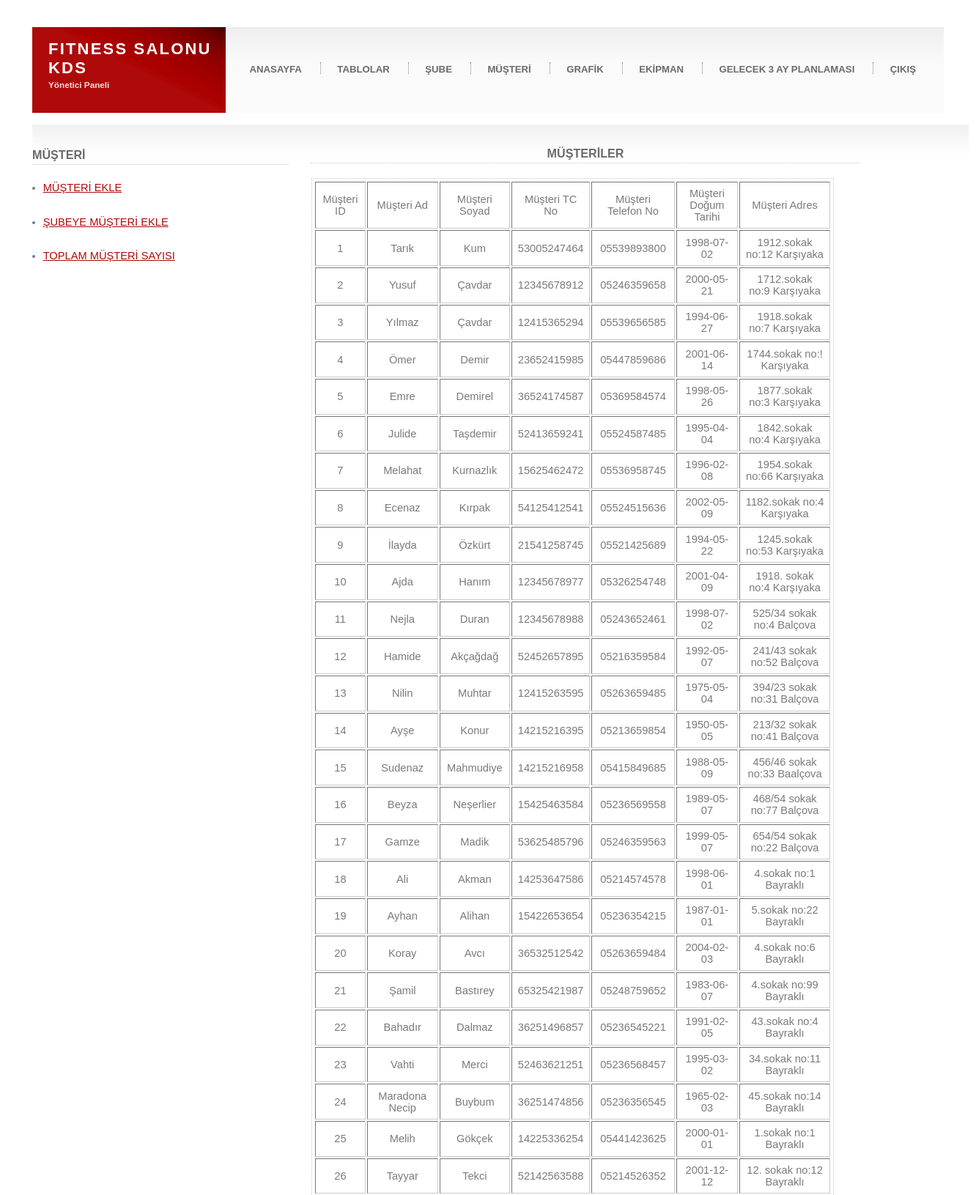
/fitness_kds/musteri.php (upper part), run on the app's committed database.
### tables this page shows
CREATE TABLE IF NOT EXISTS `musteri` (
  `m_id` int(11) NOT NULL,
  `c_id` int(11) NOT NULL,
  `m_ad` varchar(255) NOT NULL,
  `m_soyad` varchar(255) NOT NULL,
  `m_tcno` varchar(11) NOT NULL,
  `m_telno` varchar(11) NOT NULL,
  `m_dogum_tarihi` date NOT NULL,
  `m_adres` varchar(255) NOT NULL,
  PRIMARY KEY (`m_id`),
  KEY `c_id` (`c_id`)
);

### fitness_kds/musteri.php (the view, shortened to what this page needs)
<?php
$db = new PDO("mysql:host=localhost; dbname=fitness_sube_kds; charset=utf8", 'root' , '');
?>
<!DOCTYPE html >
<html lang="turkish">
<head>
    <link href="default.css" rel="stylesheet" type="text/css" />
</head>
<body>
    <div id="outer">
        <div id="header">
            <h1><a href="#">FITNESS SALONU KDS</a></h1>
            <h2>Yönetici Paneli</h2>
        </div>
        <div id="menu">
            <ul>
                <li class="first"><a href="index.php">ANASAYFA</a></li>
                <li><a href="tablolar.php">TABLOLAR</a></li>
                <li><a href="sube.php">ŞUBE</a></li>
                <li><a href="musteri.php">MÜŞTERİ</a></li>
                <li><a href="grafik.php">GRAFİK</a></li>
                <li><a href="ekipman.php">EKİPMAN</a></li>
                <li><a href="gelecek.php">GELECEK 3 AY PLANLAMASI</a></li>
                <li><a href="giris.php">ÇIKIŞ</a></li>
            </ul>
        </div></br>
        <?php
        $sorgu=$db->prepare('SELECT * FROM musteri');
        $sorgu->execute();
        $musteri=$sorgu-> fetchAll(PDO::FETCH_OBJ);
        ?>
        <div id="content">
                <div id="secondContent" style="width:350px"></br></br>
                    <h3>MÜŞTERİ</h3>
                    <ul>
                        <li><a href="musteriekle.php">MÜŞTERİ EKLE</a></li></br>
                        <li><a href="musterisubeekle.php">ŞUBEYE MÜŞTERİ EKLE</a></li></br>
                        <li><a href="top_mus_say.php">TOPLAM MÜŞTERİ SAYISI</a></li></br>
                    </ul>
                </div>
                <div id="firstContent" style="width:750px">
                    <h3 align="center">MÜŞTERİLER</h3>
                    <table table border="5" cellpadding="2" style="float:right width:750px">
                    <tr>
                    <td>Müşteri ID</td>
                    <td>Müşteri Ad</td>
                    <td>Müşteri Soyad</td>
                    <td>Müşteri TC No</td>
                    <td>Müşteri Telefon No</td>
                    <td>Müşteri Doğum Tarihi</td>
                    <td>Müşteri Adres</td>
                    </tr>
                    <?php
                    foreach($musteri as $mstr){?>
                        <tr>
                        <td><?= $mstr->m_id ?></td>
                        <td><?= $mstr->m_ad ?></td>
                        <td><?= $mstr->m_soyad ?></td>
                        <td><?= $mstr->m_tcno ?></td>
                        <td><?= $mstr->m_telno ?></td>
                        <td><?= $mstr->m_dogum_tarihi ?></td>
                        <td><?= $mstr->m_adres ?></td>
                        </tr>
                    <?php } ?>
                    </table>
                </div>
        </div>
    </div>
</body>
</html>

### fitness_kds/default.css (style rules this page uses)
* { margin: 0em; padding: 0em; }
h1, h2, h3, h4, h5, h6 { color: #6a6a6a; }
body { font-family: "Trebuchet MS", sans-serif; color: #7a7a7a; font-size: 11pt; }
a { color: #AF0A0A; text-decoration: underline; }
#outer { margin: 2.5em 3.0em 1.5em 3.0em; }
#header { padding: 0em 1.5em 0em 1.5em; height: 8em; width: 15em; float: left; position: relative; background: #AF0A0A url('images/a1.gif') top right no-repeat; }
#header h1 { position: absolute; bottom: 2.2em; font-size: 1.5em; letter-spacing: 0.1em; }
#header h1 a { color: #fff; text-decoration: none; }
#header h2 { position: absolute; bottom: 2.7em; color: #EFE0E0; font-size: 0.8em; }
#menu { height: 8em; background: #fafafa url('images/a2.gif') top left repeat-x; margin-left: 18em; position: relative; }
#menu ul { list-style: none; position: absolute; top: 3.3em; margin-left: 1.5em; }
#menu li { display: inline; border-left: dotted 1px #848484; padding-left: 0.8em; }
#menu li.first { border-left: 0px; padding-left: 0em; }
#menu li a { text-decoration: none; color: #6a6a6a; font-weight: bold; padding: 0.8em; margin-right: 0.8em; font-size: 0.9em; }
#content { background: #fff url('images/a3.gif') top left repeat-x; display: flex; height: 300px; width: 1278px; }
#content h3 { font-size: 1.1em; }
#content h2, h3, h4, h5, h6 { padding-bottom: 0.2em; margin-bottom: 1.2em; border-bottom: dotted 1px #cacaca; }
#content ul { margin-bottom: 1.5em; padding-left: 1em; line-height: 1.6em; }
#content table { border: dotted 1px #cacaca; width: 713px; height: 100px; margin: 1px; padding: 2px; }
#content table td { padding: 0.5em; }
#firstContent { width: 100px; height: 100px; margin: 10px; padding: 20px; text-align: center; }

### data on the page
musteri: m_id "1", m_ad "Tarık", m_soyad "Kum", m_tcno "53005247464", m_telno "05539893800", m_dogum_tarihi "1998-07-02", m_adres "1912.sokak no:12 Karşıyaka"
musteri: m_id "2", m_ad "Yusuf", m_soyad "Çavdar", m_tcno "12345678912", m_telno "05246359658", m_dogum_tarihi "2000-05-21", m_adres "1712.sokak no:9 Karşıyaka"
musteri: m_id "3", m_ad "Yılmaz", m_soyad "Çavdar", m_tcno "12415365294", m_telno "05539656585", m_dogum_tarihi "1994-06-27", m_adres "1918.sokak no:7 Karşıyaka"
musteri: m_id "4", m_ad "Ömer", m_soyad "Demir", m_tcno "23652415985", m_telno "05447859686", m_dogum_tarihi "2001-06-14", m_adres "1744.sokak no:! Karşıyaka"
musteri: m_id "5", m_ad "Emre", m_soyad "Demirel", m_tcno "36524174587", m_telno "05369584574", m_dogum_tarihi "1998-05-26", m_adres "1877.sokak no:3 Karşıyaka"
musteri: m_id "6", m_ad "Julide", m_soyad "Taşdemir", m_tcno "52413659241", m_telno "05524587485", m_dogum_tarihi "1995-04-04", m_adres "1842.sokak no:4 Karşıyaka"
musteri: m_id "7", m_ad "Melahat", m_soyad "Kurnazlık", m_tcno "15625462472", m_telno "05536958745", m_dogum_tarihi "1996-02-08", m_adres "1954.sokak no:66 Karşıyaka"
musteri: m_id "8", m_ad "Ecenaz", m_soyad "Kırpak", m_tcno "54125412541", m_telno "05524515636", m_dogum_tarihi "2002-05-09", m_adres "1182.sokak no:4 Karşıyaka"
musteri: m_id "9", m_ad "İlayda", m_soyad "Özkürt", m_tcno "21541258745", m_telno "05521425689", m_dogum_tarihi "1994-05-22", m_adres "1245.sokak no:53 Karşıyaka"
musteri: m_id "10", m_ad "Ajda", m_soyad "Hanım", m_tcno "12345678977", m_telno "05326254748", m_dogum_tarihi "2001-04-09", m_adres "1918. sokak no:4 Karşıyaka"
musteri: m_id "11", m_ad "Nejla", m_soyad "Duran", m_tcno "12345678988", m_telno "05243652461", m_dogum_tarihi "1998-07-02", m_adres "525/34 sokak no:4 Balçova"
musteri: m_id "12", m_ad "Hamide", m_soyad "Akçağdağ", m_tcno "52452657895", m_telno "05216359584", m_dogum_tarihi "1992-05-07", m_adres "241/43 sokak no:52 Balçova"
musteri: m_id "13", m_ad "Nilin", m_soyad "Muhtar", m_tcno "12415263595", m_telno "05263659485", m_dogum_tarihi "1975-05-04", m_adres "394/23 sokak no:31 Balçova"
musteri: m_id "14", m_ad "Ayşe", m_soyad "Konur", m_tcno "14215216395", m_telno "05213659854", m_dogum_tarihi "1950-05-05", m_adres "213/32 sokak no:41 Balçova"
musteri: m_id "15", m_ad "Sudenaz", m_soyad "Mahmudiye", m_tcno "14215216958", m_telno "05415849685", m_dogum_tarihi "1988-05-09", m_adres "456/46 sokak no:33 Baalçova"
musteri: m_id "16", m_ad "Beyza", m_soyad "Neşerlier", m_tcno "15425463584", m_telno "05236569558", m_dogum_tarihi "1989-05-07", m_adres "468/54 sokak no:77 Balçova"
musteri: m_id "17", m_ad "Gamze", m_soyad "Madik", m_tcno "53625485796", m_telno "05246359563", m_dogum_tarihi "1999-05-07", m_adres "654/54 sokak no:22 Balçova"
musteri: m_id "18", m_ad "Ali", m_soyad "Akman", m_tcno "14253647586", m_telno "05214574578", m_dogum_tarihi "1998-06-01", m_adres "4.sokak no:1 Bayraklı"
musteri: m_id "19", m_ad "Ayhan", m_soyad "Alihan", m_tcno "15422653654", m_telno "05236354215", m_dogum_tarihi "1987-01-01", m_adres "5.sokak no:22 Bayraklı"
musteri: m_id "20", m_ad "Koray", m_soyad "Avcı", m_tcno "36532512542", m_telno "05263659484", m_dogum_tarihi "2004-02-03", m_adres "4.sokak no:6 Bayraklı"
musteri: m_id "21", m_ad "Şamil", m_soyad "Bastırey", m_tcno "65325421987", m_telno "05248759652", m_dogum_tarihi "1983-06-07", m_adres "4.sokak no:99 Bayraklı"
musteri: m_id "22", m_ad "Bahadır", m_soyad "Dalmaz", m_tcno "36251496857", m_telno "05236545221", m_dogum_tarihi "1991-02-05", m_adres "43.sokak no:4 Bayraklı"
musteri: m_id "23", m_ad "Vahti", m_soyad "Merci", m_tcno "52463621251", m_telno "05236568457", m_dogum_tarihi "1995-03-02", m_adres "34.sokak no:11 Bayraklı"
musteri: m_id "24", m_ad "Maradona Necip", m_soyad "Buybum", m_tcno "36251474856", m_telno "05236356545", m_dogum_tarihi "1965-02-03", m_adres "45.sokak no:14 Bayraklı"
musteri: m_id "25", m_ad "Melih", m_soyad "Gökçek", m_tcno "14225336254", m_telno "05441423625", m_dogum_tarihi "2000-01-01", m_adres "1.sokak no:1 Bayraklı"
musteri: m_id "26", m_ad "Tayyar", m_soyad "Tekci", m_tcno "52142563588", m_telno "05214526352", m_dogum_tarihi "2001-12-12", m_adres "12. sokak no:12 Bayraklı"
